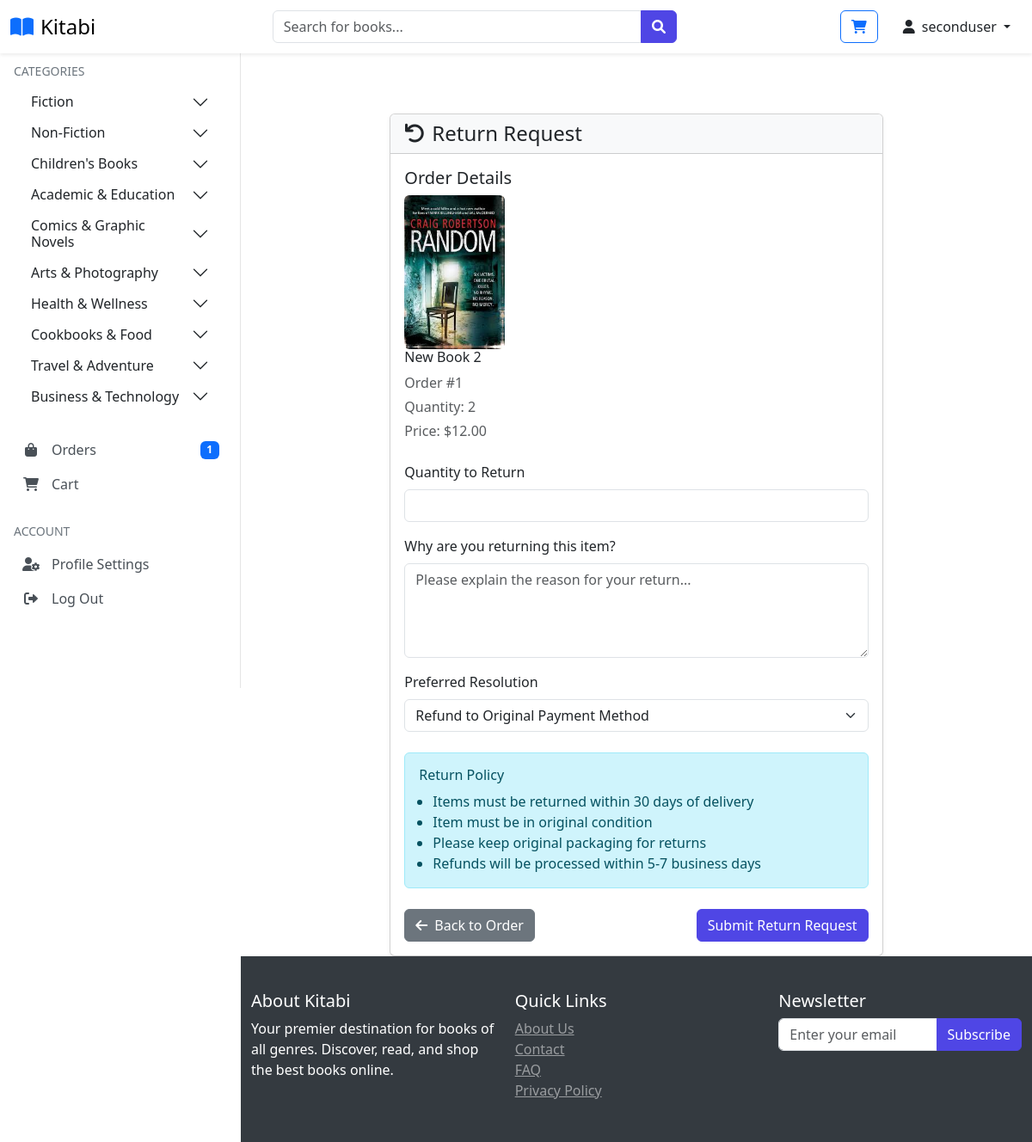
/request-return/1 (signed in), run on an earlier commit of the app's database.
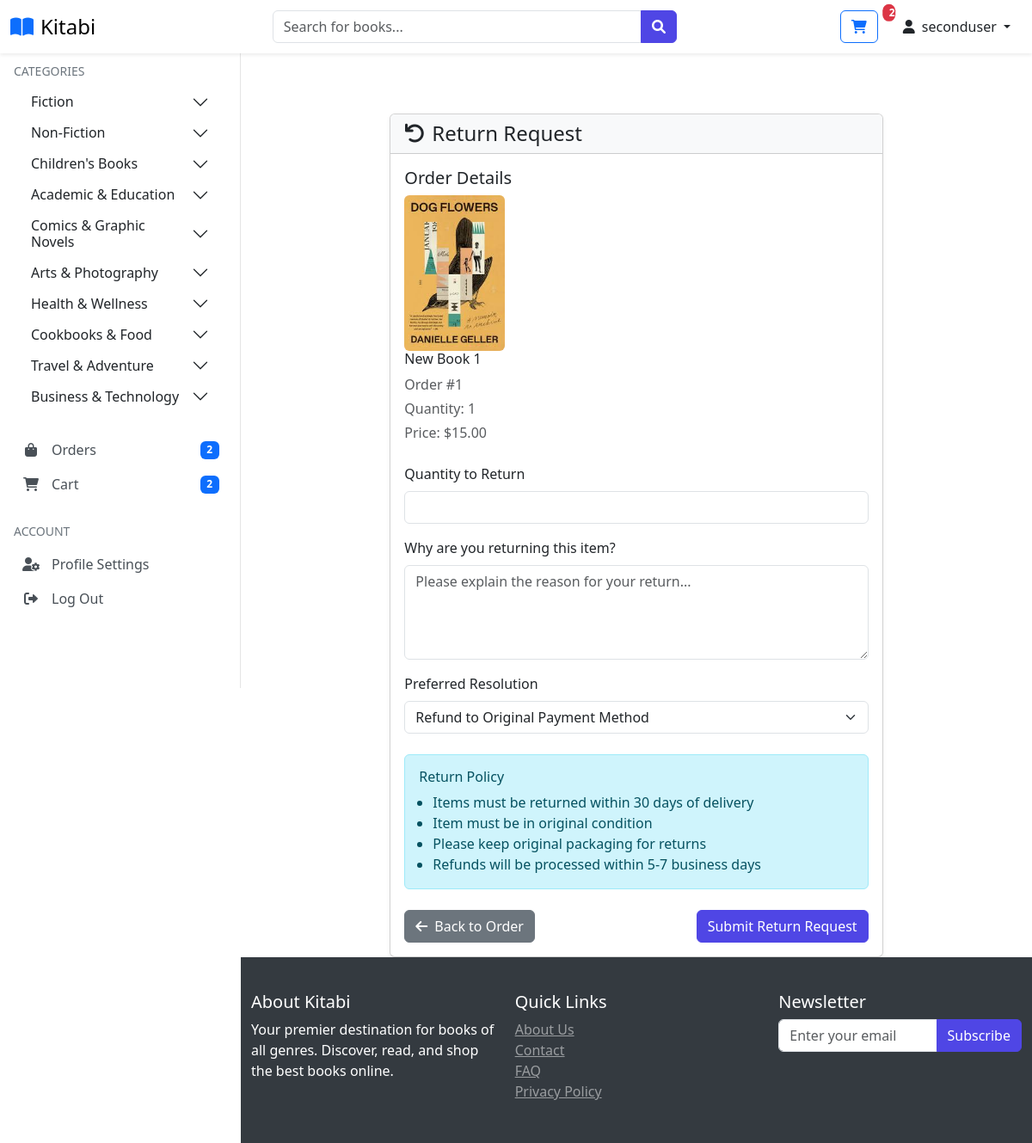
And on a later commit of the database.
### website/models.py (models this page shows, shortened)
class Product(db.Model):
    id = db.Column(db.Integer, primary_key=True)
    product_name = db.Column(db.String(100), nullable=False)
    author = db.Column(db.String(100), nullable=False)
    rating = db.Column(db.Float, nullable=False)
    current_price = db.Column(db.Float, nullable=False)
    in_stock = db.Column(db.Integer, nullable=False)
    low_stock_threshold = db.Column(db.Integer, default=10)
    warehouse_location = db.Column(db.String(100), nullable=False, default='Main Warehouse')
    promotion_percentage = db.Column(db.Integer, default=0)
    discounted_price = db.Column(db.Float, nullable=True)
    product_picture = db.Column(db.String(1000), nullable=False)
    flash_sale = db.Column(db.Boolean, default=False)
    date_added = db.Column(db.DateTime, default=datetime.utcnow)
    category_id = db.Column(db.Integer, db.ForeignKey('category.id'), nullable=False)
    subcategory_id = db.Column(db.Integer, db.ForeignKey('sub_category.id'), nullable=False)
    last_stock_update = db.Column(db.DateTime, default=datetime.utcnow)
    returns = db.relationship('Return', foreign_keys='Return.product_link', back_populates='product', lazy=True)
    carts = db.relationship('Cart', back_populates='product', lazy=True)
    orders = db.relationship('Order', back_populates='product', lazy=True)
    stock_history = db.relationship('StockHistory', back_populates='product', lazy=True)
    category = db.relationship('Category', back_populates='products')
    subcategory = db.relationship('SubCategory', back_populates='products')

class Order(db.Model):
    id = db.Column(db.Integer, primary_key=True)
    quantity = db.Column(db.Integer, nullable=False)
    price = db.Column(db.Float, nullable=False)
    status = db.Column(db.String(100), nullable=False)
    payment_id = db.Column(db.String(1000), nullable=False)
    customer_link = db.Column(db.Integer, db.ForeignKey('customer.id'), nullable=False)
    product_link = db.Column(db.Integer, db.ForeignKey('product.id'), nullable=False)
    returns = db.relationship('Return', foreign_keys='Return.order_link', back_populates='order', lazy=True)
    customer = db.relationship('Customer', back_populates='orders')
    product = db.relationship('Product', back_populates='orders')

### website/views.py (the view)
@views.route('/request-return/<int:order_id>', methods=['GET', 'POST'])
@login_required
def request_return(order_id):
    try:
        order = Order.query.get_or_404(order_id)
        if order.customer_link != current_user.id:
            flash('Unauthorized access', 'error')
            return redirect(url_for('views.order'))
        form = CustomerReturnForm()
        if form.validate_on_submit():
            print(f"Order ID: {order_id}, Customer ID: {current_user.id}, Product ID: {order.product_link}")
            print(f"Form Data - Quantity: {form.quantity.data}, Reason: {form.reason.data}")
            return_request = Return(
                order_link=order_id,
                customer_link=current_user.id,
                product_link=order.product_link,
                quantity=form.quantity.data,
                reason=form.reason.data,
                status='pending'
            )
            db.session.add(return_request)
            db.session.commit()
            flash('Return request submitted successfully', 'success')
            return redirect(url_for('views.my_returns'))
        else:
            print(f"Form Errors: {form.errors}")  # Log form validation errors
        return render_template('return_request.html', form=form, order=order, categories=get_categories_dict())
    except Exception as e:
        flash('Error submitting return request', 'error')
        print(f"Error in request return: {e}")  # Log exception details
        return redirect(url_for('views.order'))

### website/forms.py
class CustomerReturnForm(FlaskForm):
    reason = TextAreaField('Why are you returning this item?',
        validators=[DataRequired(), Length(min=5, max=500)],
        render_kw={"placeholder": "Please explain the reason for your return..."}
    )
    quantity = IntegerField('Quantity to Return',
        validators=[DataRequired(), NumberRange(min=1)]
    )
    preferred_resolution = SelectField('Preferred Resolution',
        choices=[
            ('refund', 'Refund to Original Payment Method'),
            ('replacement', 'Send Replacement Item')
        ],
        validators=[DataRequired()]
    )
    submit = SubmitField('Submit Return Request')

### website/models.py (called while the page is built)
    @property
    def is_admin(self):
        return self.is_admin_val or any(
            role.name in ['Super Admin', 'Product Manager', 'Order Manager']
            for role in self.roles
        )

### website/utils.py (called while the page is built)
def get_categories_dict():
    categories_dict = {}
    categories = Category.query.all()
    for category in categories:
        subcategories = [subcategory.name for subcategory in category.subcategories]
        categories_dict[category.name] = subcategories
    return categories_dict

### website/templates/return_request.html (shortened to what this page needs)
{% extends 'base.html' %}
{% block body %}
<div class="container pt-5">
    <div class="row">
        <div class="col-md-8 mx-auto">
            <div class="card shadow-sm">
                <div class="card-header bg-light">
                    <h4 class="mb-0"><i class="fas fa-undo me-2"></i>Return Request</h4>
                </div>
                <div class="card-body">
                    <div class="mb-4">
                        <h5 class="card-title">Order Details</h5>
                        <div class="row">
                            <div class="col-md-3">
                                <img src="{{ url_for('admin.get_image', filename=order.product.product_picture.replace('./media/', '')) }}"
                                     class="img-fluid rounded"
                                     alt="{{ order.product.product_name }}"
                            <div class="col-md-9">
                                <h6>{{ order.product.product_name }}</h6>
                                <p class="text-muted mb-1">Order #{{ order.id }}</p>
                                <p class="text-muted mb-1">Quantity: {{ order.quantity }}</p>
                                <p class="text-muted mb-0">Price: ${{ "%.2f"|format(order.price) }}</p>
                            </div>
                        </div>
                    </div>
                    <form method="POST">
                        <div class="mb-3">
                            <label class="form-label">{{ form.quantity.label }}</label>
                            {{ form.quantity(class="form-control", min="1", max=order.quantity) }}
                        </div>
                        <div class="mb-3">
                            <label class="form-label">{{ form.reason.label }}</label>
                            {{ form.reason(class="form-control", rows="4") }}
                        </div>
                        <div class="mb-4">
                            <label class="form-label">{{ form.preferred_resolution.label }}</label>
                            {{ form.preferred_resolution(class="form-select") }}
                        </div>
                        <div class="alert alert-info mb-4">
                            <h6 class="alert-heading">Return Policy</h6>
                            <ul class="mb-0 ps-3">
                                <li>Items must be returned within 30 days of delivery</li>
                                <li>Item must be in original condition</li>
                                <li>Please keep original packaging for returns</li>
                                <li>Refunds will be processed within 5-7 business days</li>
                            </ul>
                        </div>
                        <div class="d-flex justify-content-between">
                            <a href="{{ url_for('views.order', order_id=order.id) }}" class="btn btn-secondary">
                                <i class="fas fa-arrow-left me-2"></i>Back to Order
                            </a>
                            {{ form.submit(class="btn btn-primary") }}
                        </div>
                    </form>
                </div>
            </div>
        </div>
    </div>
</div>
{% endblock %}

### website/templates/base.html (shortened to what the changed rows need)
<!DOCTYPE html>
<html lang="en">
<head>
    <link rel="stylesheet" href="{{ url_for('static', filename='css/bootstrap.min.css') }}">
    <link rel="stylesheet" href="{{ url_for('static', filename='css/owl.carousel.min.css') }}">
    <link rel="stylesheet" href="{{ url_for('static', filename='css/style.css') }}">
    <link rel="stylesheet" href="https://cdnjs.cloudflare.com/ajax/libs/font-awesome/6.0.0/css/all.min.css">
</head>
<body class="{% if current_user.is_authenticated %}{% if current_user.is_admin %}admin-user{% else %}user{% endif %}{% else %}guest{% endif %}">
<nav class="navbar navbar-light bg-white fixed-top shadow-sm">
    <div class="container-fluid">
        <div class="d-flex align-items-center user-nav">
            {% if current_user.is_authenticated %}
                {% if not current_user.is_admin %}
                    <a href="/cart" class="btn btn-outline-primary me-3 position-relative">
                        <i class="fas fa-shopping-cart"></i>
                        {% if current_user.cart_items|length > 0 %}
                            <span class="position-absolute top-0 start-100 translate-middle badge rounded-pill bg-danger">
                                {{ current_user.cart_items|length }}
                            </span>
                        {% endif %}
                    </a>
                {% endif %}
            {% else %}
                <a href="{{ url_for('auth.login') }}" class="btn btn-primary">
                    <i class="fas fa-sign-in-alt me-2"></i>Login
                </a>
            {% endif %}
        </div>
    </div>
</nav>
    {% if current_user.is_authenticated %}
        {% if current_user.is_admin %}
            <div class="admin-sidebar">
                <div class="text-center mb-4">
                    <i class="fas fa-user-shield fa-3x text-primary"></i>
                    <h5 class="mt-2">Admin Panel</h5>
                </div>
                <div class="nav flex-column">
                    <a class="admin-nav-item" href="{{ url_for('admin.admin_page') }}">
                        <i class="fas fa-tachometer-alt"></i>Dashboard
                    </a>
                    <a class="admin-nav-item" href="{{ url_for('admin.shop_items') }}">
                        <i class="fas fa-tags"></i>Manage Products
                    </a>
                    <a class="admin-nav-item" href="{{ url_for('admin.inventory_management') }}">
                        <i class="fas fa-boxes"></i>Manage Inventory
                    </a>
                    <a class="admin-nav-item" href="{{ url_for('admin.returns_management') }}">
                        <i class="fas fa-undo"></i>Manage Returns
                    </a>
                    <a class="admin-nav-item" href="{{ url_for('admin.order_view') }}">
                        <i class="fas fa-shopping-cart"></i>Manage Orders
                    </a>
                    <a class="admin-nav-item" href="{{ url_for('admin.manage_roles') }}">
                        <i class="fas fa-user-cog"></i>Manage Roles
                    </a>
                    <a class="admin-nav-item" href="{{ url_for('admin.view_activity_logs') }}">
                        <i class="fas fa-history"></i>Activity Logs
                    </a>
                </div>
            </div>
        {% else %}
            <div class="sidebar">
                <div class="nav-section">
                    <div class="accordion" id="categoriesAccordion">
                        {% for category, subcategories in categories.items() %}
                            <div class="accordion-item border-0">
                                <h2 class="accordion-header" id="heading{{ loop.index }}">
                                    <button class="accordion-button collapsed py-2" type="button"
                                            data-bs-toggle="collapse"
                                            data-bs-target="#collapse{{ loop.index }}">
                                        {{ category }}
                                    </button>
                                </h2>
                            </div>
                        {% endfor %}
                    </div>
                </div>
                <div class="nav-section">
                    <a href="/orders" class="sidebar-nav-item">
                        <i class="fas fa-shopping-bag"></i>Orders
                        {% if current_user.orders|length > 0 %}
                            <span class="badge bg-primary ms-auto">{{ current_user.orders|length }}</span>
                        {% endif %}
                    </a>
                    <a href="/cart" class="sidebar-nav-item">
                        <i class="fas fa-shopping-cart"></i>Cart
                        {% if current_user.cart_items|length > 0 %}
                            <span class="badge bg-primary ms-auto">{{ current_user.cart_items|length }}</span>
                        {% endif %}
                    </a>
                </div>
            </div>
        {% endif %}
{% endif %}
    <main class="main-content">
         <div class="container pt-2">
            {% block body %}{% endblock %}
        </div>
    </main>
</body>
</html>

What changed in the data, as far as the page shows it:
changed Product: product_picture: a different picture; product.product_name "New Book 2" → "New Book 1"
changed Order id 1: quantity "2" → "1"; price "12.00" → "15.00"
Also different on the page:
{{ current_user.cart_items|length }}: (not shown) → "2"
{{ current_user.orders|length }}: "1" → "2"
